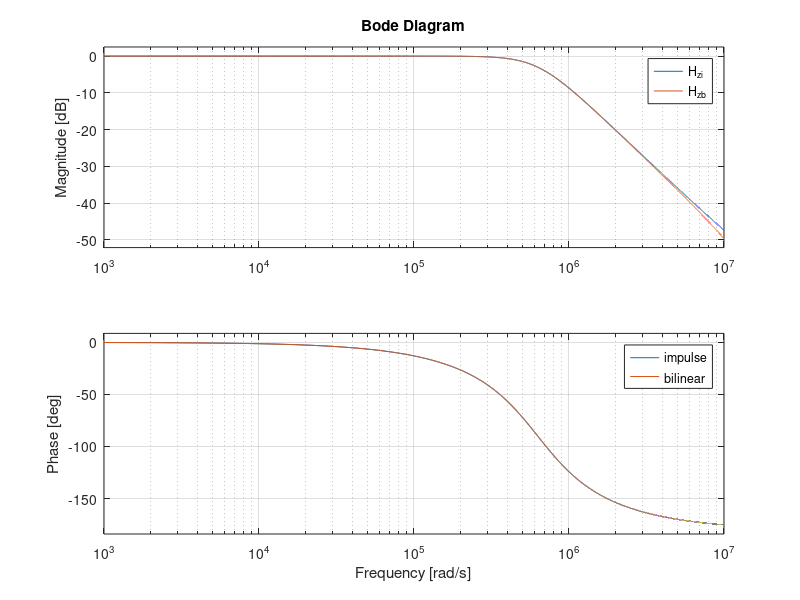

The MATLAB source for this figure:
% FPGA implementation of the LPF IIR filter previously designed on different
% specs: cut-off frequency = 10 MHz, sampling frequency = 100 MHz.
% DC gain = 0 +- 0.2 dB, Fc = 10 MHz +- 1 KHz. SQNR > 40 dB. 
% Input S(x,y), determined later.

z = tf('z',1e-7);
s = tf('s');
w_dc = 2*pi*1e5;
Ts = 1e-7;
w_ac = (2/Ts)*tan(w_dc*Ts/2);
f_ac = w_ac/(2*pi);
% the tf of the 2nd order butterworth filter
H_s = 1/((s/w_ac)^2 + sqrt(2)*(s/w_ac) + 1);
% do the bilinear transformation
%H_z = 1/((((2/Ts)*((1-z^-1)/(1+z^-1)))/w_ac)^2 + sqrt(2)*(((2/Ts)*((1-z^-1)/(1+z^-1)))/w_ac) + 1)
H_z_i = c2d(H_s,Ts,'impulse')
H_z_b = c2d(H_s,Ts,'tustin')
bode(H_z_i,H_z_b,1e3:1e3:1e7)
legend('impulse','bilinear')
%get the common factors between numerator and denominator
%H_z_zpk = zpk(H_z)
% get manually the H_z after eliminating the common factors
%bode(H_z,1e3:1e3:1e7);
% H_z_m =  0.00094469*(z+1)^2/(z^2 - 1.911*z + 0.915);
% bode(H_z_m,1e3:1e3:1e7);
